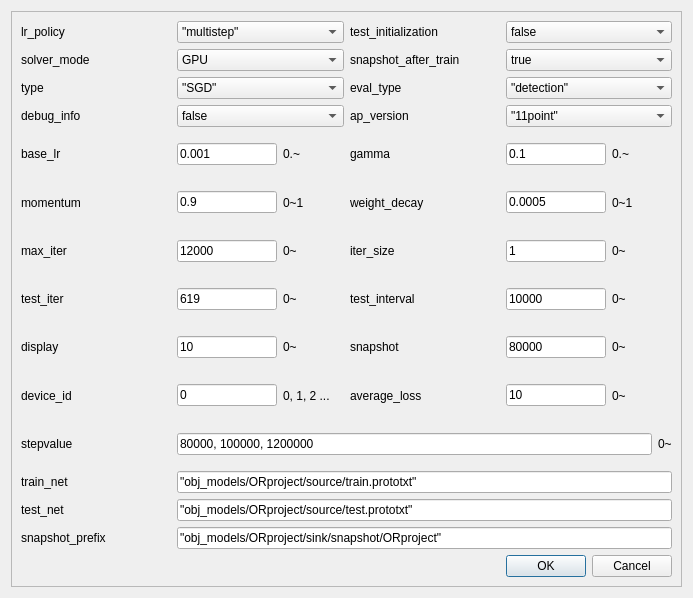
<?xml version="1.0" encoding="UTF-8"?>
<ui version="4.0">
 <class>dialogsolver</class>
 <widget class="QDialog" name="dialogsolver">
  <property name="geometry">
   <rect>
    <x>0</x>
    <y>0</y>
    <width>693</width>
    <height>598</height>
   </rect>
  </property>
  <property name="windowTitle">
   <string>Dialog</string>
  </property>
  <layout class="QGridLayout" name="gridLayout_2">
   <item row="0" column="0">
    <widget class="QScrollArea" name="scrollArea">
     <property name="widgetResizable">
      <bool>true</bool>
     </property>
     <widget class="QWidget" name="scrollAreaWidgetContents">
      <property name="geometry">
       <rect>
        <x>0</x>
        <y>0</y>
        <width>673</width>
        <height>578</height>
       </rect>
      </property>
      <layout class="QGridLayout" name="gridLayout">
       <item row="0" column="0">
        <layout class="QVBoxLayout" name="verticalLayout_2">
         <item>
          <layout class="QVBoxLayout" name="verticalLayout">
           <item>
            <layout class="QHBoxLayout" name="horizontalLayout_21">
             <item>
              <layout class="QHBoxLayout" name="horizontalLayout_4">
               <item>
                <widget class="QLabel" name="label_0">
                 <property name="sizePolicy">
                  <sizepolicy hsizetype="Expanding" vsizetype="Preferred">
                   <horstretch>0</horstretch>
                   <verstretch>0</verstretch>
                  </sizepolicy>
                 </property>
                 <property name="maximumSize">
                  <size>
                   <width>150</width>
                   <height>16777215</height>
                  </size>
                 </property>
                 <property name="text">
                  <string>lr_policy</string>
                 </property>
                </widget>
               </item>
               <item>
                <widget class="QComboBox" name="comboBox_0">
                 <item>
                  <property name="text">
                   <string>&quot;multistep&quot;</string>
                  </property>
                 </item>
                 <item>
                  <property name="text">
                   <string>&quot;step&quot;</string>
                  </property>
                 </item>
                 <item>
                  <property name="text">
                   <string>&quot;fixed&quot;</string>
                  </property>
                 </item>
                 <item>
                  <property name="text">
                   <string>&quot;exp&quot;</string>
                  </property>
                 </item>
                 <item>
                  <property name="text">
                   <string>&quot;poly&quot;</string>
                  </property>
                 </item>
                 <item>
                  <property name="text">
                   <string>&quot;sigmoid&quot;</string>
                  </property>
                 </item>
                </widget>
               </item>
              </layout>
             </item>
             <item>
              <layout class="QHBoxLayout" name="horizontalLayout_18">
               <item>
                <widget class="QLabel" name="label_1">
                 <property name="sizePolicy">
                  <sizepolicy hsizetype="Expanding" vsizetype="Preferred">
                   <horstretch>0</horstretch>
                   <verstretch>0</verstretch>
                  </sizepolicy>
                 </property>
                 <property name="maximumSize">
                  <size>
                   <width>150</width>
                   <height>16777215</height>
                  </size>
                 </property>
                 <property name="text">
                  <string>test_initialization</string>
                 </property>
                </widget>
               </item>
               <item>
                <widget class="QComboBox" name="comboBox_1">
                 <item>
                  <property name="text">
                   <string>false</string>
                  </property>
                 </item>
                 <item>
                  <property name="text">
                   <string>true</string>
                  </property>
                 </item>
                </widget>
               </item>
              </layout>
             </item>
            </layout>
           </item>
           <item>
            <layout class="QHBoxLayout" name="horizontalLayout_22">
             <item>
              <layout class="QHBoxLayout" name="horizontalLayout_14">
               <item>
                <widget class="QLabel" name="label_2">
                 <property name="sizePolicy">
                  <sizepolicy hsizetype="Expanding" vsizetype="Preferred">
                   <horstretch>0</horstretch>
                   <verstretch>0</verstretch>
                  </sizepolicy>
                 </property>
                 <property name="maximumSize">
                  <size>
                   <width>150</width>
                   <height>16777215</height>
                  </size>
                 </property>
                 <property name="text">
                  <string>solver_mode</string>
                 </property>
                </widget>
               </item>
               <item>
                <widget class="QComboBox" name="comboBox_2">
                 <item>
                  <property name="text">
                   <string>GPU</string>
                  </property>
                 </item>
                 <item>
                  <property name="text">
                   <string>CPU</string>
                  </property>
                 </item>
                </widget>
               </item>
              </layout>
             </item>
             <item>
              <layout class="QHBoxLayout" name="horizontalLayout_17">
               <item>
                <widget class="QLabel" name="label_3">
                 <property name="sizePolicy">
                  <sizepolicy hsizetype="Expanding" vsizetype="Preferred">
                   <horstretch>0</horstretch>
                   <verstretch>0</verstretch>
                  </sizepolicy>
                 </property>
                 <property name="maximumSize">
                  <size>
                   <width>150</width>
                   <height>16777215</height>
                  </size>
                 </property>
                 <property name="text">
                  <string>snapshot_after_train</string>
                 </property>
                </widget>
               </item>
               <item>
                <widget class="QComboBox" name="comboBox_3">
                 <item>
                  <property name="text">
                   <string>true</string>
                  </property>
                 </item>
                 <item>
                  <property name="text">
                   <string>false</string>
                  </property>
                 </item>
                </widget>
               </item>
              </layout>
             </item>
            </layout>
           </item>
           <item>
            <layout class="QHBoxLayout" name="horizontalLayout_33">
             <item>
              <layout class="QHBoxLayout" name="horizontalLayout_24">
               <item>
                <widget class="QLabel" name="label_4">
                 <property name="sizePolicy">
                  <sizepolicy hsizetype="Expanding" vsizetype="Preferred">
                   <horstretch>0</horstretch>
                   <verstretch>0</verstretch>
                  </sizepolicy>
                 </property>
                 <property name="maximumSize">
                  <size>
                   <width>150</width>
                   <height>16777215</height>
                  </size>
                 </property>
                 <property name="text">
                  <string>type</string>
                 </property>
                </widget>
               </item>
               <item>
                <widget class="QComboBox" name="comboBox_4">
                 <item>
                  <property name="text">
                   <string>&quot;SGD&quot;</string>
                  </property>
                 </item>
                 <item>
                  <property name="text">
                   <string>&quot;AdaDelta&quot;</string>
                  </property>
                 </item>
                 <item>
                  <property name="text">
                   <string>&quot;AdaGrad&quot;</string>
                  </property>
                 </item>
                 <item>
                  <property name="text">
                   <string>&quot;Adam&quot;</string>
                  </property>
                 </item>
                 <item>
                  <property name="text">
                   <string>&quot;Nesterov&quot;</string>
                  </property>
                 </item>
                 <item>
                  <property name="text">
                   <string>&quot;RMSProp&quot;</string>
                  </property>
                 </item>
                </widget>
               </item>
              </layout>
             </item>
             <item>
              <layout class="QHBoxLayout" name="horizontalLayout_25">
               <item>
                <widget class="QLabel" name="label_5">
                 <property name="sizePolicy">
                  <sizepolicy hsizetype="Expanding" vsizetype="Preferred">
                   <horstretch>0</horstretch>
                   <verstretch>0</verstretch>
                  </sizepolicy>
                 </property>
                 <property name="maximumSize">
                  <size>
                   <width>150</width>
                   <height>16777215</height>
                  </size>
                 </property>
                 <property name="text">
                  <string>eval_type</string>
                 </property>
                </widget>
               </item>
               <item>
                <widget class="QComboBox" name="comboBox_5">
                 <item>
                  <property name="text">
                   <string>&quot;detection&quot;</string>
                  </property>
                 </item>
                </widget>
               </item>
              </layout>
             </item>
            </layout>
           </item>
           <item>
            <layout class="QHBoxLayout" name="horizontalLayout_34">
             <item>
              <layout class="QHBoxLayout" name="horizontalLayout_16">
               <item>
                <widget class="QLabel" name="label_6">
                 <property name="sizePolicy">
                  <sizepolicy hsizetype="Expanding" vsizetype="Preferred">
                   <horstretch>0</horstretch>
                   <verstretch>0</verstretch>
                  </sizepolicy>
                 </property>
                 <property name="maximumSize">
                  <size>
                   <width>150</width>
                   <height>16777215</height>
                  </size>
                 </property>
                 <property name="text">
                  <string>debug_info</string>
                 </property>
                </widget>
               </item>
               <item>
                <widget class="QComboBox" name="comboBox_6">
                 <item>
                  <property name="text">
                   <string>false</string>
                  </property>
                 </item>
                 <item>
                  <property name="text">
                   <string>true</string>
                  </property>
                 </item>
                </widget>
               </item>
              </layout>
             </item>
             <item>
              <layout class="QHBoxLayout" name="horizontalLayout_26">
               <item>
                <widget class="QLabel" name="label_7">
                 <property name="sizePolicy">
                  <sizepolicy hsizetype="Expanding" vsizetype="Preferred">
                   <horstretch>0</horstretch>
                   <verstretch>0</verstretch>
                  </sizepolicy>
                 </property>
                 <property name="maximumSize">
                  <size>
                   <width>150</width>
                   <height>16777215</height>
                  </size>
                 </property>
                 <property name="text">
                  <string>ap_version</string>
                 </property>
                </widget>
               </item>
               <item>
                <widget class="QComboBox" name="comboBox_7">
                 <item>
                  <property name="text">
                   <string>&quot;11point&quot;</string>
                  </property>
                 </item>
                </widget>
               </item>
              </layout>
             </item>
            </layout>
           </item>
           <item>
            <layout class="QHBoxLayout" name="horizontalLayout_27">
             <item>
              <layout class="QHBoxLayout" name="horizontalLayout_6">
               <item>
                <widget class="QLabel" name="label_8">
                 <property name="sizePolicy">
                  <sizepolicy hsizetype="Expanding" vsizetype="Preferred">
                   <horstretch>0</horstretch>
                   <verstretch>0</verstretch>
                  </sizepolicy>
                 </property>
                 <property name="maximumSize">
                  <size>
                   <width>150</width>
                   <height>16777215</height>
                  </size>
                 </property>
                 <property name="text">
                  <string>base_lr</string>
                 </property>
                </widget>
               </item>
               <item>
                <widget class="QLineEdit" name="lineEdit_8">
                 <property name="maximumSize">
                  <size>
                   <width>100</width>
                   <height>16777215</height>
                  </size>
                 </property>
                 <property name="text">
                  <string>0.001</string>
                 </property>
                </widget>
               </item>
               <item>
                <widget class="QLabel" name="label_29">
                 <property name="text">
                  <string>0.~</string>
                 </property>
                </widget>
               </item>
              </layout>
             </item>
             <item>
              <layout class="QHBoxLayout" name="horizontalLayout_9">
               <item>
                <widget class="QLabel" name="label_9">
                 <property name="sizePolicy">
                  <sizepolicy hsizetype="Expanding" vsizetype="Preferred">
                   <horstretch>0</horstretch>
                   <verstretch>0</verstretch>
                  </sizepolicy>
                 </property>
                 <property name="maximumSize">
                  <size>
                   <width>150</width>
                   <height>16777215</height>
                  </size>
                 </property>
                 <property name="text">
                  <string>gamma</string>
                 </property>
                </widget>
               </item>
               <item>
                <widget class="QLineEdit" name="lineEdit_9">
                 <property name="maximumSize">
                  <size>
                   <width>100</width>
                   <height>16777215</height>
                  </size>
                 </property>
                 <property name="text">
                  <string>0.1</string>
                 </property>
                </widget>
               </item>
               <item>
                <widget class="QLabel" name="label_32">
                 <property name="text">
                  <string>0.~</string>
                 </property>
                </widget>
               </item>
              </layout>
             </item>
            </layout>
           </item>
           <item>
            <layout class="QHBoxLayout" name="horizontalLayout_28">
             <item>
              <layout class="QHBoxLayout" name="horizontalLayout_10">
               <item>
                <widget class="QLabel" name="label_10">
                 <property name="sizePolicy">
                  <sizepolicy hsizetype="Expanding" vsizetype="Preferred">
                   <horstretch>0</horstretch>
                   <verstretch>0</verstretch>
                  </sizepolicy>
                 </property>
                 <property name="maximumSize">
                  <size>
                   <width>150</width>
                   <height>16777215</height>
                  </size>
                 </property>
                 <property name="text">
                  <string>momentum</string>
                 </property>
                </widget>
               </item>
               <item>
                <widget class="QLineEdit" name="lineEdit_10">
                 <property name="maximumSize">
                  <size>
                   <width>100</width>
                   <height>16777215</height>
                  </size>
                 </property>
                 <property name="text">
                  <string>0.9</string>
                 </property>
                </widget>
               </item>
               <item>
                <widget class="QLabel" name="label_33">
                 <property name="text">
                  <string>0~1</string>
                 </property>
                </widget>
               </item>
              </layout>
             </item>
             <item>
              <layout class="QHBoxLayout" name="horizontalLayout_11">
               <item>
                <widget class="QLabel" name="label_11">
                 <property name="sizePolicy">
                  <sizepolicy hsizetype="Expanding" vsizetype="Preferred">
                   <horstretch>0</horstretch>
                   <verstretch>0</verstretch>
                  </sizepolicy>
                 </property>
                 <property name="maximumSize">
                  <size>
                   <width>150</width>
                   <height>16777215</height>
                  </size>
                 </property>
                 <property name="text">
                  <string>weight_decay</string>
                 </property>
                </widget>
               </item>
               <item>
                <widget class="QLineEdit" name="lineEdit_11">
                 <property name="maximumSize">
                  <size>
                   <width>100</width>
                   <height>16777215</height>
                  </size>
                 </property>
                 <property name="text">
                  <string>0.0005</string>
                 </property>
                </widget>
               </item>
               <item>
                <widget class="QLabel" name="label_34">
                 <property name="text">
                  <string>0~1</string>
                 </property>
                </widget>
               </item>
              </layout>
             </item>
            </layout>
           </item>
           <item>
            <layout class="QHBoxLayout" name="horizontalLayout_29">
             <item>
              <layout class="QHBoxLayout" name="horizontalLayout_8">
               <item>
                <widget class="QLabel" name="label_12">
                 <property name="sizePolicy">
                  <sizepolicy hsizetype="Expanding" vsizetype="Preferred">
                   <horstretch>0</horstretch>
                   <verstretch>0</verstretch>
                  </sizepolicy>
                 </property>
                 <property name="maximumSize">
                  <size>
                   <width>150</width>
                   <height>16777215</height>
                  </size>
                 </property>
                 <property name="text">
                  <string>max_iter</string>
                 </property>
                </widget>
               </item>
               <item>
                <widget class="QLineEdit" name="lineEdit_12">
                 <property name="maximumSize">
                  <size>
                   <width>100</width>
                   <height>16777215</height>
                  </size>
                 </property>
                 <property name="text">
                  <string>12000</string>
                 </property>
                </widget>
               </item>
               <item>
                <widget class="QLabel" name="label_31">
                 <property name="text">
                  <string>0~</string>
                 </property>
                </widget>
               </item>
              </layout>
             </item>
             <item>
              <layout class="QHBoxLayout" name="horizontalLayout_23">
               <item>
                <widget class="QLabel" name="label_13">
                 <property name="sizePolicy">
                  <sizepolicy hsizetype="Expanding" vsizetype="Preferred">
                   <horstretch>0</horstretch>
                   <verstretch>0</verstretch>
                  </sizepolicy>
                 </property>
                 <property name="maximumSize">
                  <size>
                   <width>150</width>
                   <height>16777215</height>
                  </size>
                 </property>
                 <property name="text">
                  <string>iter_size</string>
                 </property>
                </widget>
               </item>
               <item>
                <widget class="QLineEdit" name="lineEdit_13">
                 <property name="maximumSize">
                  <size>
                   <width>100</width>
                   <height>16777215</height>
                  </size>
                 </property>
                 <property name="text">
                  <string>1</string>
                 </property>
                </widget>
               </item>
               <item>
                <widget class="QLabel" name="label_41">
                 <property name="text">
                  <string>0~</string>
                 </property>
                </widget>
               </item>
              </layout>
             </item>
            </layout>
           </item>
           <item>
            <layout class="QHBoxLayout" name="horizontalLayout_30">
             <item>
              <layout class="QHBoxLayout" name="horizontalLayout_3">
               <item>
                <widget class="QLabel" name="label_14">
                 <property name="sizePolicy">
                  <sizepolicy hsizetype="Expanding" vsizetype="Preferred">
                   <horstretch>0</horstretch>
                   <verstretch>0</verstretch>
                  </sizepolicy>
                 </property>
                 <property name="maximumSize">
                  <size>
                   <width>150</width>
                   <height>16777215</height>
                  </size>
                 </property>
                 <property name="text">
                  <string>test_iter</string>
                 </property>
                </widget>
               </item>
               <item>
                <widget class="QLineEdit" name="lineEdit_14">
                 <property name="maximumSize">
                  <size>
                   <width>100</width>
                   <height>16777215</height>
                  </size>
                 </property>
                 <property name="text">
                  <string>619</string>
                 </property>
                </widget>
               </item>
               <item>
                <widget class="QLabel" name="label_27">
                 <property name="text">
                  <string>0~</string>
                 </property>
                </widget>
               </item>
              </layout>
             </item>
             <item>
              <layout class="QHBoxLayout" name="horizontalLayout_5">
               <item>
                <widget class="QLabel" name="label_15">
                 <property name="sizePolicy">
                  <sizepolicy hsizetype="Expanding" vsizetype="Preferred">
                   <horstretch>0</horstretch>
                   <verstretch>0</verstretch>
                  </sizepolicy>
                 </property>
                 <property name="maximumSize">
                  <size>
                   <width>150</width>
                   <height>16777215</height>
                  </size>
                 </property>
                 <property name="text">
                  <string>test_interval</string>
                 </property>
                </widget>
               </item>
               <item>
                <widget class="QLineEdit" name="lineEdit_15">
                 <property name="maximumSize">
                  <size>
                   <width>100</width>
                   <height>16777215</height>
                  </size>
                 </property>
                 <property name="text">
                  <string>10000</string>
                 </property>
                </widget>
               </item>
               <item>
                <widget class="QLabel" name="label_28">
                 <property name="text">
                  <string>0~</string>
                 </property>
                </widget>
               </item>
              </layout>
             </item>
            </layout>
           </item>
           <item>
            <layout class="QHBoxLayout" name="horizontalLayout_31">
             <item>
              <layout class="QHBoxLayout" name="horizontalLayout_7">
               <item>
                <widget class="QLabel" name="label_16">
                 <property name="sizePolicy">
                  <sizepolicy hsizetype="Expanding" vsizetype="Preferred">
                   <horstretch>0</horstretch>
                   <verstretch>0</verstretch>
                  </sizepolicy>
                 </property>
                 <property name="maximumSize">
                  <size>
                   <width>150</width>
                   <height>16777215</height>
                  </size>
                 </property>
                 <property name="text">
                  <string>display</string>
                 </property>
                </widget>
               </item>
               <item>
                <widget class="QLineEdit" name="lineEdit_16">
                 <property name="maximumSize">
                  <size>
                   <width>100</width>
                   <height>16777215</height>
                  </size>
                 </property>
                 <property name="text">
                  <string>10</string>
                 </property>
                </widget>
               </item>
               <item>
                <widget class="QLabel" name="label_30">
                 <property name="text">
                  <string>0~</string>
                 </property>
                </widget>
               </item>
              </layout>
             </item>
             <item>
              <layout class="QHBoxLayout" name="horizontalLayout_12">
               <item>
                <widget class="QLabel" name="label_17">
                 <property name="sizePolicy">
                  <sizepolicy hsizetype="Expanding" vsizetype="Preferred">
                   <horstretch>0</horstretch>
                   <verstretch>0</verstretch>
                  </sizepolicy>
                 </property>
                 <property name="maximumSize">
                  <size>
                   <width>150</width>
                   <height>16777215</height>
                  </size>
                 </property>
                 <property name="text">
                  <string>snapshot</string>
                 </property>
                </widget>
               </item>
               <item>
                <widget class="QLineEdit" name="lineEdit_17">
                 <property name="maximumSize">
                  <size>
                   <width>100</width>
                   <height>16777215</height>
                  </size>
                 </property>
                 <property name="text">
                  <string>80000</string>
                 </property>
                </widget>
               </item>
               <item>
                <widget class="QLabel" name="label_35">
                 <property name="text">
                  <string>0~</string>
                 </property>
                </widget>
               </item>
              </layout>
             </item>
            </layout>
           </item>
           <item>
            <layout class="QHBoxLayout" name="horizontalLayout_32">
             <item>
              <layout class="QHBoxLayout" name="horizontalLayout_15">
               <item>
                <widget class="QLabel" name="label_18">
                 <property name="sizePolicy">
                  <sizepolicy hsizetype="Expanding" vsizetype="Preferred">
                   <horstretch>0</horstretch>
                   <verstretch>0</verstretch>
                  </sizepolicy>
                 </property>
                 <property name="maximumSize">
                  <size>
                   <width>150</width>
                   <height>16777215</height>
                  </size>
                 </property>
                 <property name="text">
                  <string>device_id</string>
                 </property>
                </widget>
               </item>
               <item>
                <widget class="QLineEdit" name="lineEdit_18">
                 <property name="maximumSize">
                  <size>
                   <width>100</width>
                   <height>16777215</height>
                  </size>
                 </property>
                 <property name="text">
                  <string>0</string>
                 </property>
                </widget>
               </item>
               <item>
                <widget class="QLabel" name="label_36">
                 <property name="text">
                  <string>0, 1, 2 ...</string>
                 </property>
                </widget>
               </item>
              </layout>
             </item>
             <item>
              <layout class="QHBoxLayout" name="horizontalLayout_19">
               <item>
                <widget class="QLabel" name="label_19">
                 <property name="sizePolicy">
                  <sizepolicy hsizetype="Expanding" vsizetype="Preferred">
                   <horstretch>0</horstretch>
                   <verstretch>0</verstretch>
                  </sizepolicy>
                 </property>
                 <property name="maximumSize">
                  <size>
                   <width>150</width>
                   <height>16777215</height>
                  </size>
                 </property>
                 <property name="text">
                  <string>average_loss</string>
                 </property>
                </widget>
               </item>
               <item>
                <widget class="QLineEdit" name="lineEdit_19">
                 <property name="maximumSize">
                  <size>
                   <width>100</width>
                   <height>16777215</height>
                  </size>
                 </property>
                 <property name="text">
                  <string>10</string>
                 </property>
                </widget>
               </item>
               <item>
                <widget class="QLabel" name="label_37">
                 <property name="text">
                  <string>0~</string>
                 </property>
                </widget>
               </item>
              </layout>
             </item>
            </layout>
           </item>
           <item>
            <layout class="QHBoxLayout" name="horizontalLayout_20">
             <item>
              <widget class="QLabel" name="label_20">
               <property name="sizePolicy">
                <sizepolicy hsizetype="Expanding" vsizetype="Preferred">
                 <horstretch>0</horstretch>
                 <verstretch>0</verstretch>
                </sizepolicy>
               </property>
               <property name="maximumSize">
                <size>
                 <width>150</width>
                 <height>16777215</height>
                </size>
               </property>
               <property name="text">
                <string>stepvalue</string>
               </property>
              </widget>
             </item>
             <item>
              <widget class="QLineEdit" name="lineEdit_20">
               <property name="maximumSize">
                <size>
                 <width>500</width>
                 <height>16777215</height>
                </size>
               </property>
               <property name="text">
                <string>80000, 100000, 1200000</string>
               </property>
              </widget>
             </item>
             <item>
              <widget class="QLabel" name="label_38">
               <property name="text">
                <string>0~</string>
               </property>
              </widget>
             </item>
            </layout>
           </item>
           <item>
            <layout class="QHBoxLayout" name="horizontalLayout">
             <item>
              <widget class="QLabel" name="label_21">
               <property name="sizePolicy">
                <sizepolicy hsizetype="Expanding" vsizetype="Preferred">
                 <horstretch>0</horstretch>
                 <verstretch>0</verstretch>
                </sizepolicy>
               </property>
               <property name="maximumSize">
                <size>
                 <width>150</width>
                 <height>16777215</height>
                </size>
               </property>
               <property name="text">
                <string>train_net</string>
               </property>
              </widget>
             </item>
             <item>
              <widget class="QLineEdit" name="lineEdit_21">
               <property name="text">
                <string>&quot;obj_models/ORproject/source/train.prototxt&quot;</string>
               </property>
              </widget>
             </item>
            </layout>
           </item>
           <item>
            <layout class="QHBoxLayout" name="horizontalLayout_2">
             <item>
              <widget class="QLabel" name="label_22">
               <property name="sizePolicy">
                <sizepolicy hsizetype="Expanding" vsizetype="Preferred">
                 <horstretch>0</horstretch>
                 <verstretch>0</verstretch>
                </sizepolicy>
               </property>
               <property name="maximumSize">
                <size>
                 <width>150</width>
                 <height>16777215</height>
                </size>
               </property>
               <property name="text">
                <string>test_net</string>
               </property>
              </widget>
             </item>
             <item>
              <widget class="QLineEdit" name="lineEdit_22">
               <property name="text">
                <string>&quot;obj_models/ORproject/source/test.prototxt&quot;</string>
               </property>
              </widget>
             </item>
            </layout>
           </item>
           <item>
            <layout class="QHBoxLayout" name="horizontalLayout_13">
             <item>
              <widget class="QLabel" name="label_23">
               <property name="sizePolicy">
                <sizepolicy hsizetype="Expanding" vsizetype="Preferred">
                 <horstretch>0</horstretch>
                 <verstretch>0</verstretch>
                </sizepolicy>
               </property>
               <property name="maximumSize">
                <size>
                 <width>150</width>
                 <height>16777215</height>
                </size>
               </property>
               <property name="text">
                <string>snapshot_prefix</string>
               </property>
              </widget>
             </item>
             <item>
              <widget class="QLineEdit" name="lineEdit_23">
               <property name="text">
                <string>&quot;obj_models/ORproject/sink/snapshot/ORproject&quot;</string>
               </property>
              </widget>
             </item>
            </layout>
           </item>
          </layout>
         </item>
         <item>
          <widget class="QDialogButtonBox" name="buttonBox">
           <property name="orientation">
            <enum>Qt::Horizontal</enum>
           </property>
           <property name="standardButtons">
            <set>QDialogButtonBox::Cancel|QDialogButtonBox::Ok</set>
           </property>
          </widget>
         </item>
        </layout>
       </item>
      </layout>
     </widget>
    </widget>
   </item>
  </layout>
 </widget>
 <resources/>
 <connections>
  <connection>
   <sender>buttonBox</sender>
   <signal>accepted()</signal>
   <receiver>dialogsolver</receiver>
   <slot>accept()</slot>
   <hints>
    <hint type="sourcelabel">
     <x>248</x>
     <y>254</y>
    </hint>
    <hint type="destinationlabel">
     <x>157</x>
     <y>274</y>
    </hint>
   </hints>
  </connection>
  <connection>
   <sender>buttonBox</sender>
   <signal>rejected()</signal>
   <receiver>dialogsolver</receiver>
   <slot>reject()</slot>
   <hints>
    <hint type="sourcelabel">
     <x>316</x>
     <y>260</y>
    </hint>
    <hint type="destinationlabel">
     <x>286</x>
     <y>274</y>
    </hint>
   </hints>
  </connection>
 </connections>
</ui>
